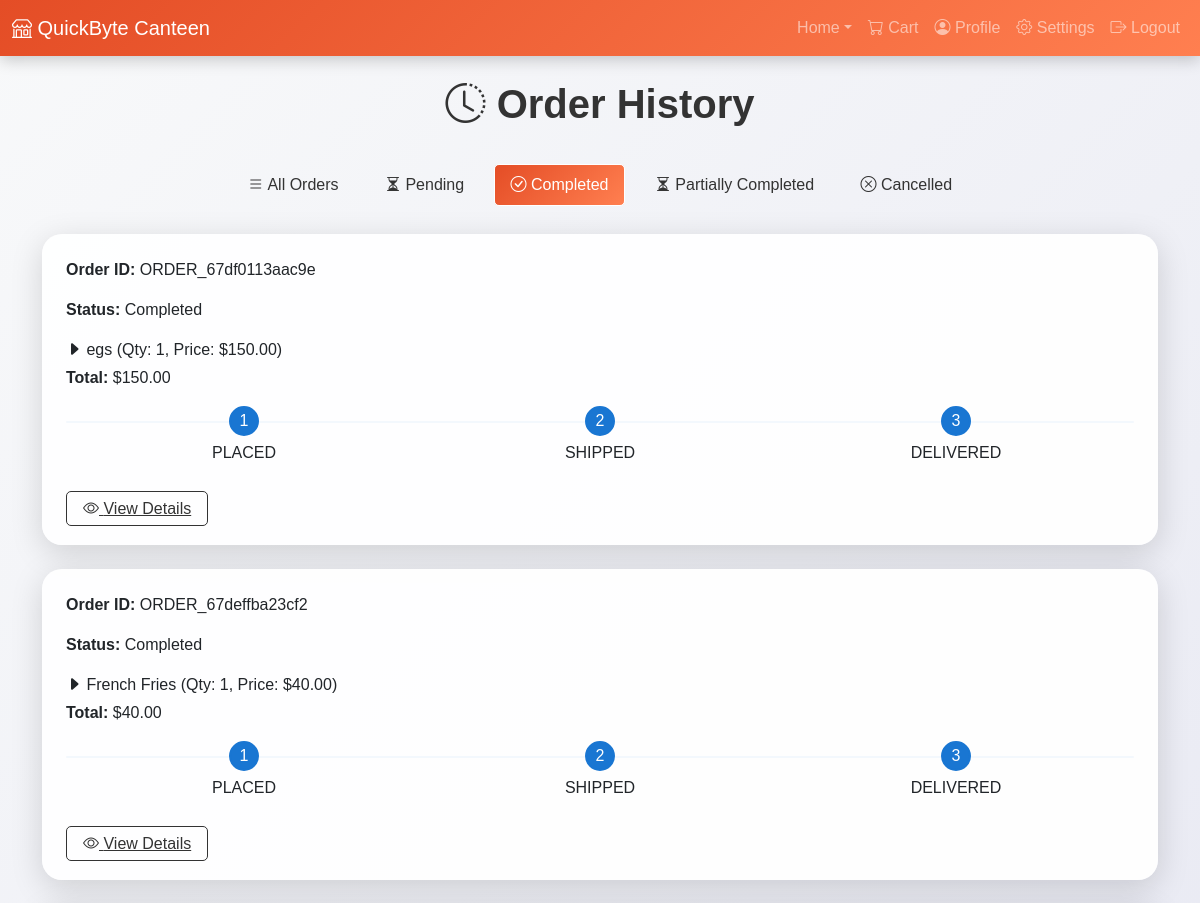
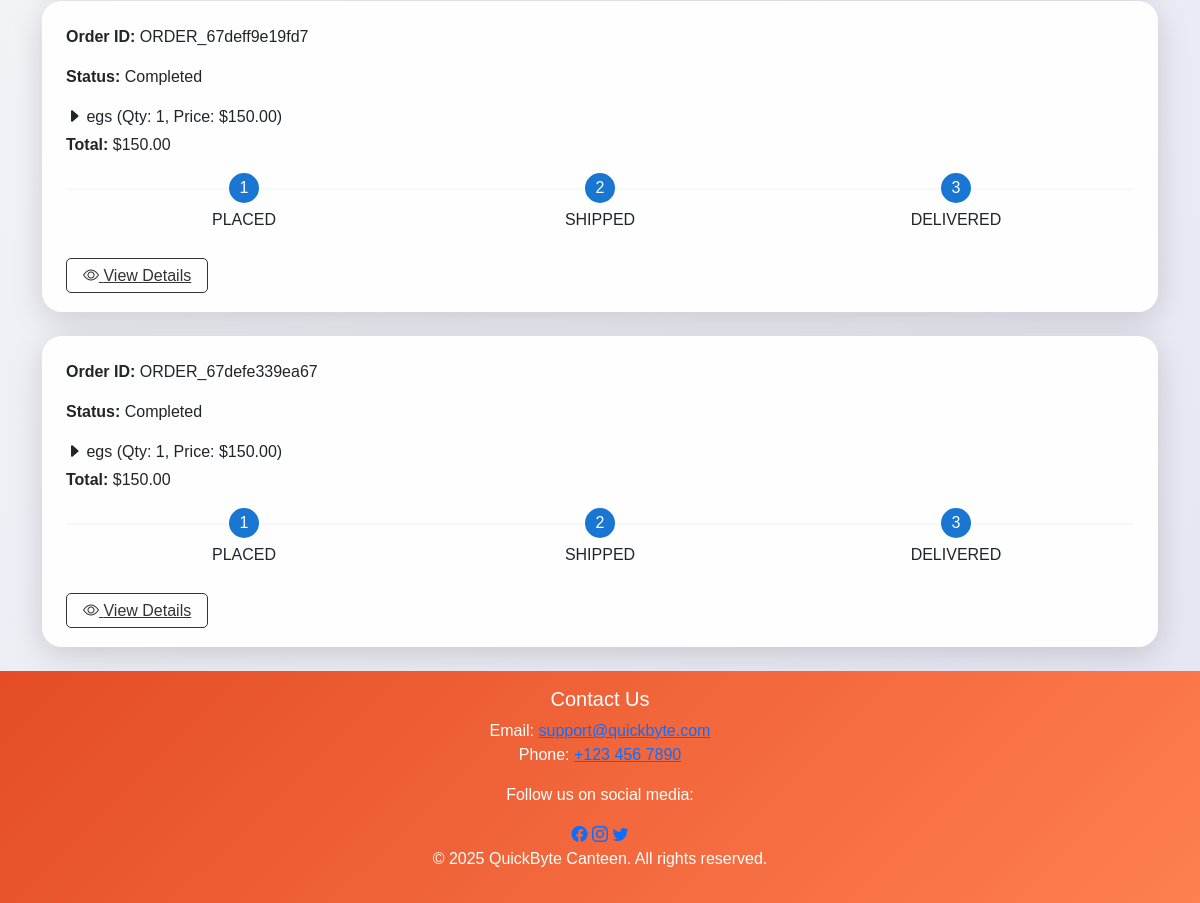
The app's page /user/order_history.php?status=Completed (signed in) with its own data (2 pictures, top to bottom).
### tables this page shows
CREATE TABLE `orders` (
  `order_id` varchar(50) NOT NULL,
  `user_id` int(11) NOT NULL,
  `stall_id` int(11) NOT NULL,
  `total_price` decimal(10,2) NOT NULL,
  `order_date` timestamp NOT NULL DEFAULT current_timestamp(),
  `order_status` enum('Pending','Completed','Cancelled','Ready for Pickup','Partially Completed','Preparing') DEFAULT 'Pending'
);

### user/order_history.php (the view, shortened to what this page needs)
<?php
include '../config.php';
$user_id = $_SESSION['user_id'];
$filter_status = isset($_GET['status']) ? $_GET['status'] : 'all';
$sql = "
    SELECT o.order_id, o.order_date, o.total_price, o.order_status,
           GROUP_CONCAT(m.name SEPARATOR ', ') AS items,
           GROUP_CONCAT(od.quantity SEPARATOR ', ') AS quantities,
           GROUP_CONCAT(od.unit_price SEPARATOR ', ') AS prices
    FROM orders o
    LEFT JOIN order_details od ON o.order_id = od.order_id
    LEFT JOIN menu_items m ON od.item_id = m.item_id
    WHERE o.user_id = ?
      AND o.order_status IN ('Pending','Completed','Partially Completed','Cancelled')
";
if ($filter_status !== 'all') {
    $sql .= " AND o.order_status = ?";
}
$sql .= " GROUP BY o.order_id ORDER BY o.order_date DESC";
$stmt = $con->prepare($sql);
if ($filter_status !== 'all') {
    $stmt->bind_param("is", $user_id, $filter_status);
} else {
    $stmt->bind_param("i", $user_id);
}
$stmt->execute();
$result = $stmt->get_result();
$orders = $result->fetch_all(MYSQLI_ASSOC);
?>
<!DOCTYPE html>
<html lang="en">
<head>
    <link rel="stylesheet" href="https://cdn.jsdelivr.net/npm/bootstrap@5.3.0-alpha1/dist/css/bootstrap.min.css">
    <link rel="stylesheet" href="https://cdn.jsdelivr.net/npm/bootstrap-icons/font/bootstrap-icons.min.css">
</head>
<body>
    <nav class="navbar navbar-expand-lg navbar-dark">
        <div class="container-fluid">
            <a class="navbar-brand" href="index.php"><i class="bi bi-shop"></i> QuickByte Canteen</a>
            <div class="collapse navbar-collapse" id="navbarNav">
                <ul class="navbar-nav ms-auto">
                    <li class="nav-item dropdown">
                        <a class="nav-link dropdown-toggle" href="index.php" id="navbarDropdown" role="button"
                           data-bs-toggle="dropdown" aria-expanded="false">Home</a>
                    </li>
                    <li class="nav-item"><a class="nav-link" href="cart.php"><i class="bi bi-cart"></i> Cart</a></li>
                    <li class="nav-item"><a class="nav-link" href="user_profile.php"><i class="bi bi-person-circle"></i> Profile</a></li>
                    <li class="nav-item"><a class="nav-link" href="settings.php"><i class="bi bi-gear"></i> Settings</a></li>
                    <li class="nav-item"><a class="nav-link" href="../auth/logout.php"><i class="bi bi-box-arrow-right"></i> Logout</a></li>
                </ul>
            </div>
        </div>
    </nav>
    <div class="container mt-4">
        <h2><i class="bi bi-clock-history"></i> Order History</h2>
        <div class="filters text-center mb-4">
            <a href="?status=all" class="btn <?php echo $filter_status === 'all' ? 'active' : ''; ?>"><i class="bi bi-list"></i> All Orders</a>
            <a href="?status=Pending" class="btn <?php echo $filter_status === 'Pending' ? 'active' : ''; ?>"><i class="bi bi-hourglass-split"></i> Pending</a>
            <a href="?status=Completed" class="btn <?php echo $filter_status === 'Completed' ? 'active' : ''; ?>"><i class="bi bi-check-circle"></i> Completed</a>
            <a href="?status=Partially Completed" class="btn <?php echo $filter_status === 'Partially Completed' ? 'active' : ''; ?>"><i class="bi bi-hourglass-split"></i> Partially Completed</a>
            <a href="?status=Cancelled" class="btn <?php echo $filter_status === 'Cancelled' ? 'active' : ''; ?>"><i class="bi bi-x-circle"></i> Cancelled</a>
        </div>
        <?php if (empty($orders)): ?>
            <p class="text-center text-muted"><i class="bi bi-exclamation-triangle"></i> No orders found for the selected filter.</p>
        <?php else: ?>
            <?php foreach ($orders as $order): ?>
                <div class="order-card">
                    <div class="order-header">
                        <p><strong>Order ID:</strong> <?php echo htmlspecialchars($order['order_id']); ?></p>
                        <p><strong>Status:</strong> <?php echo htmlspecialchars($order['order_status']); ?></p>
                    </div>
                    <div class="order-details">
                        <?php
                        $items = explode(',', $order['items']);
                        $quantities = explode(',', $order['quantities']);
                        $prices = explode(',', $order['prices']);
                        foreach ($items as $index => $item) {
                            echo "<p><i class='bi bi-caret-right-fill'></i> $item (Qty: {$quantities[$index]}, Price: $" . number_format((float)$prices[$index], 2) . ")</p>";
                        }
                        ?>
                        <p><strong>Total:</strong> $<?php echo number_format((float)$order['total_price'], 2); ?></p>
                    </div>
                    <div class="progress-tracker">
                        <div class="step">
                            <span class="circle <?php echo in_array($order['order_status'], ['Completed', 'Partially Completed', 'Cancelled']) ? 'active' : ''; ?>">1</span>
                            <p>PLACED</p>
                        </div>
                        <div class="step">
                            <span class="circle <?php echo in_array($order['order_status'], ['Completed', 'Cancelled']) ? 'active' : ''; ?>">2</span>
                            <p>SHIPPED</p>
                        </div>
                        <div class="step">
                            <span class="circle <?php echo $order['order_status'] === 'Completed' ? 'active' : ''; ?>">3</span>
                            <p>DELIVERED</p>
                        </div>
                    </div>
                    <div class="actions">
                        <a href="view_details.php?order_id=<?php echo htmlspecialchars($order['order_id']); ?>" class="view-details-btn"><i class="bi bi-eye"></i> View Details</a>
                    </div>
                </div>
            <?php endforeach; ?>
        <?php endif; ?>
    </div>
    <footer>
        <div class="container">
            <h5>Contact Us</h5>
            <p>
                Email: <a href="mailto:support@quickbyte.com">support@quickbyte.com</a><br>
                Phone: <a href="tel:+1234567890">+123 456 7890</a>
            </p>
            <p>Follow us on social media:</p>
            <div>
                <a href="#"><i class="bi bi-facebook"></i></a>
                <a href="#"><i class="bi bi-instagram"></i></a>
                <a href="#"><i class="bi bi-twitter"></i></a>
            </div>
            <p>&copy; 2025 QuickByte Canteen. All rights reserved.</p>
        </div>
    </footer>
</body>
</html>

### user/order_history.php (style rules this page uses)
body { background: linear-gradient(135deg, #f8f9fa, #e4e5f1); min-height: 100vh; font-family: 'Poppins', sans-serif; }
.navbar { background: linear-gradient(135deg, #e44d26, #ff7f50); color: white; box-shadow: 0 4px 15px rgba(0,0,0,0.2); }
footer { background: linear-gradient(135deg, #e44d26, #ff7f50); color: white; text-align: center; padding: 1rem 0; margin-top: auto; }
h2 { font-size: 2.5rem; font-weight: bold; color: #333; margin-bottom: 2rem; text-align: center; }
.filters a { text-decoration: none; color: #333; padding: 0.5rem 1rem; border-radius: 5px; transition: all 0.3s ease; display: inline-block; margin: 0.25rem; }
.filters a:hover, .filters a.active { background: linear-gradient(135deg, #e44d26, #ff7f50); color: white; }
.order-card { background: rgba(255, 255, 255, 0.95); border-radius: 20px; box-shadow: 0 8px 32px rgba(0,0,0,0.15); padding: 1.5rem; margin-bottom: 1.5rem; transition: transform 0.3s ease, box-shadow 0.3s ease; }
.order-details p { margin: 0.25rem 0; }
.actions { margin-top: 1rem; }
.actions button, .view-details-btn { padding: 0.5rem 1rem; border: none; border-radius: 5px; cursor: pointer; margin-right: 0.5rem; transition: all 0.3s ease; }
.view-details-btn { background-color: transparent; border: 1px solid #333; color: #333; }
.progress-tracker { display: flex; align-items: center; position: relative; margin-top: 1rem; }
.step { text-align: center; flex: 1; }
.circle { display: inline-flex; justify-content: center; align-items: center; width: 30px; height: 30px; border-radius: 50%; border: 2px solid #ccc; margin-bottom: 5px; transition: all 0.3s ease; }
.circle.active { background-color: #1976d2; color: white; border-color: #1976d2; }

### records on screen
orders: order_id "ORDER_67df0113aac9e", order_status "Completed", item "egs", index "1", index "150.00", total_price "150.00"
orders: order_id "ORDER_67deffba23cf2", order_status "Completed", item "French Fries", index "1", index "40.00", total_price "40.00"
orders: order_id "ORDER_67deff9e19fd7", order_status "Completed", item "egs", index "1", index "150.00", total_price "150.00"
orders: order_id "ORDER_67defe339ea67", order_status "Completed", item "egs", index "1", index "150.00", total_price "150.00"
